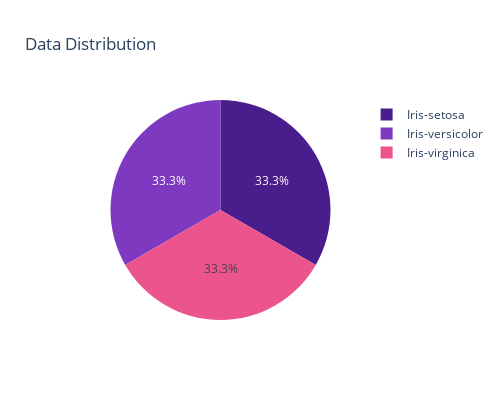

The notebook cell this image was saved under:
### Code cell
fig = px.pie(
    df, 
    names='Species',  # use lowercase 'species' in seaborn's version
    color_discrete_sequence=['#491D8B', '#7D3AC1', '#EB548C'],
    title='Data Distribution',
    template='plotly'
)
fig.update_layout(
    width=500,   # width in pixels
    height=400   # height in pixels
)

### Figure 1 — Plotly figure (JSON) as saved in the notebook; plotly's stock layout.template omitted (floating-point values rounded to 4 significant figures; data arrays with more than 128 entries replaced by an {"elided": "..."} marker saying what was removed)
{"data": [{"domain": {"x": [0, 1], "y": [0, 1]}, "hovertemplate": "Species=%{label}<extra></extra>", "labels": {"elided": "150 str values"}, "legendgroup": "", "name": "", "showlegend": true, "type": "pie"}], "layout": {"height": 400, "legend": {"tracegroupgap": 0}, "piecolorway": ["#491D8B", "#7D3AC1", "#EB548C"], "title": {"text": "Data Distribution"}, "width": 500}}
